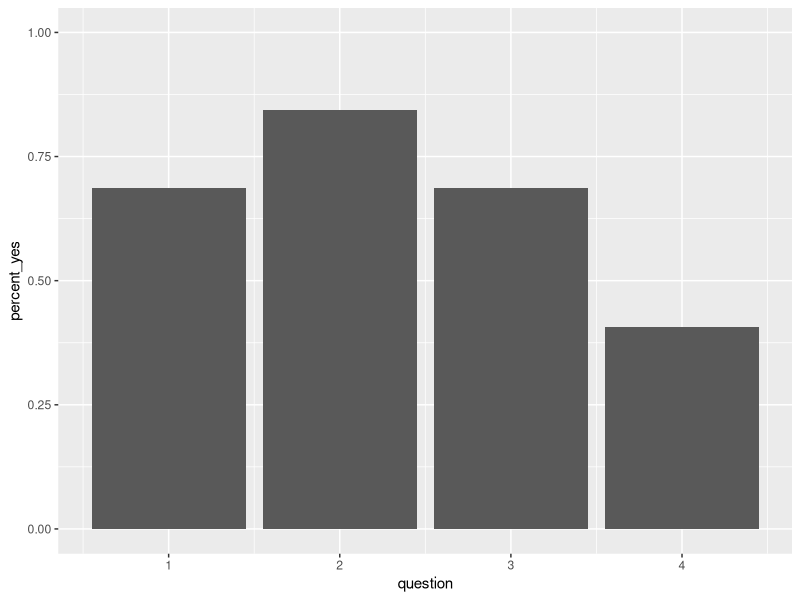
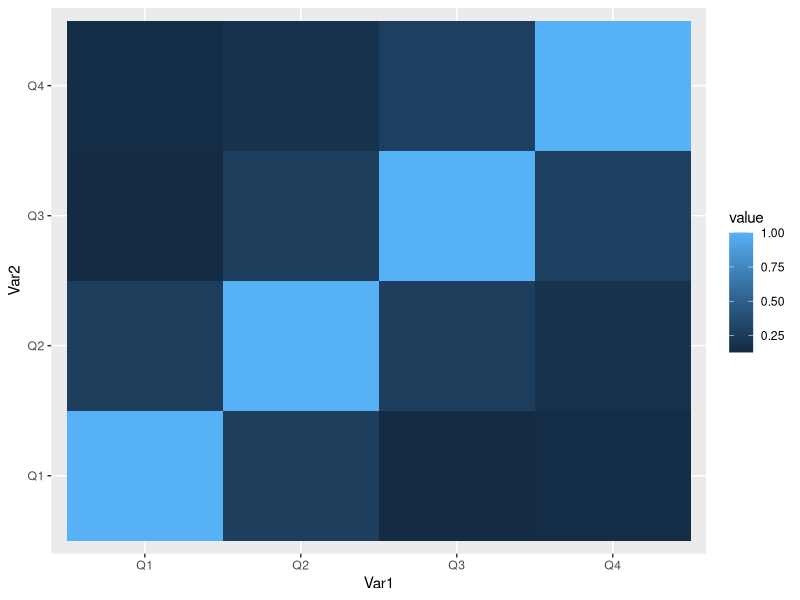

Recreate these plots in R, in order. (Note: a time limit stopped this script after it produced the figures.)
#!/usr/bin/env Rscript

library(ggplot2)
library(reshape2)

# Personality test data
raw_data <- read.table(file="data.tsv", colClasses = c("character", "character"), header = TRUE)
results <- as.data.frame(do.call(rbind, lapply(strsplit(raw_data$result, split = ""), as.numeric)))
colnames(results) <- c("Q1", "Q2", "Q3", "Q4")

percent_answered <- data.frame(
  question=c(1,2,3,4),
  percent_yes=colSums(results) / nrow(results)
)

# Plot the percentage of yeses per question
p <- (
  ggplot(data=percent_answered, aes(x=question, y=percent_yes))
  + geom_bar(stat="identity")
  + ylim(0, 1)
)
x11()
print(p)

# Plot a heatmap of correlation values
correlation_matrix = cor(results)
melted_correlation_matrix = melt(correlation_matrix)

p <- (
  ggplot(
    data=melted_correlation_matrix,
    aes(x=Var1, y=Var2, fill=value)
  ) +
  geom_tile()
)
x11()
print(p)

# Wait for user to kill script
Sys.sleep(999999999999)
